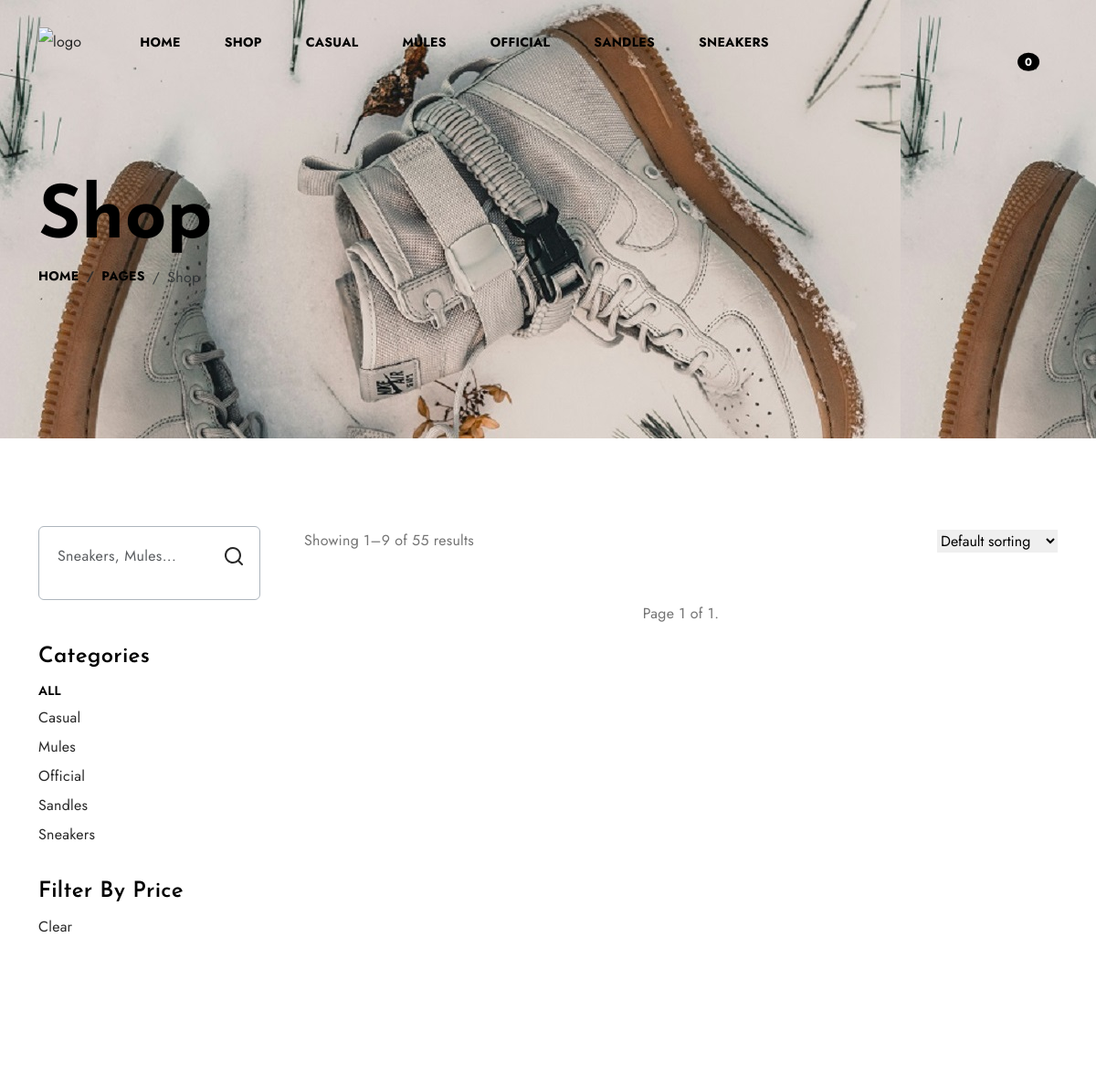
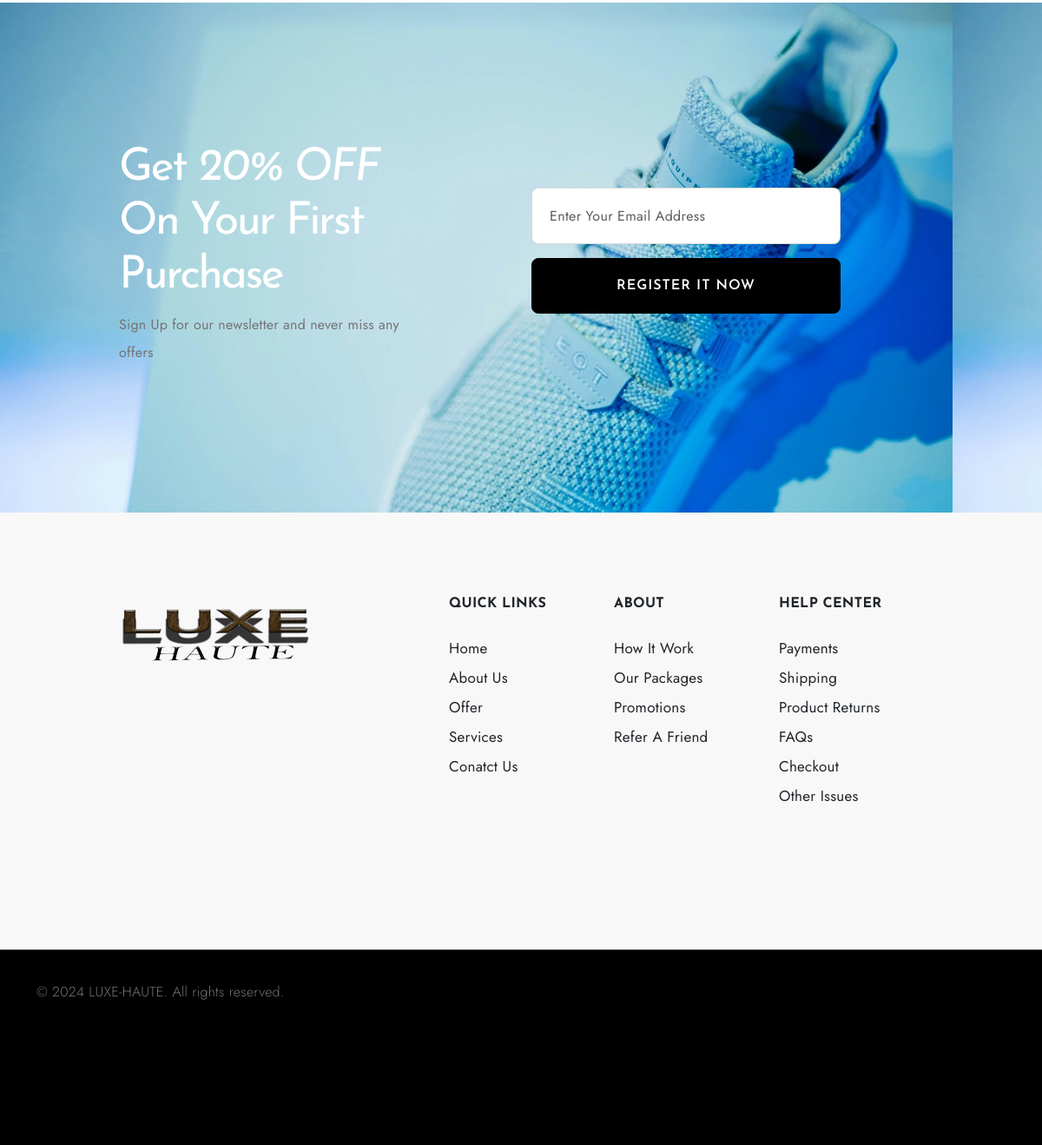
Page /items/?query=&category=2 on the committed database (2 pictures, top to bottom).
### store/models.py (models this page shows, shortened)
class Category(models.Model):
    name = models.CharField(max_length=255)
    image = models.ImageField(null=True, blank=True)
    class Meta:
        ordering = ('name',)
        verbose_name_plural = 'Categories'

### item/views.py (the view)
# urls.py: path('', views.products, name='products'),
def products(request):
    data = cookieCart(request)
    data = cartData(request)
    items = data['items']
    cartItems = data['cartItems']
    query = request.GET.get('query', '')
    category_id = request.GET.get('category', 0)
    categories = Category.objects.all()
    products = Product.objects.filter()
    paginator = Paginator(products, 10)
    page_number = request.GET.get('page')
    page_obj = paginator.get_page(page_number)
    if category_id:
        products = products.filter(category_id=category_id)
    if query:
        products = products.filter(Q(name__icontains=query) | Q(description__icontains=query))
    return render(request, 'item/items.html', {
        'products': products,
        'query': query,
        'cartItems': cartItems,
        'categories': categories,
        'items': items,
        'category_id': int(category_id),
        'page_obj': page_obj
    })

### store/context_processors.py (called while the page is built)
def navbar_categories(request):
    categories = Category.objects.all()
    return {'navbar_categories': categories}

### store/utils.py (called while the page is built, shortened)
def cookieCart(request):
    try:
        cart = json.loads(request.COOKIES['cart'])
    except:
        cart = {}
        print('Cart:', cart)
    items = []
    order = {'get_cart_total': 0, 'get_cart_items': 0, 'shipping': False}
    cartItems = order['get_cart_items']
    return {'cartItems':cartItems ,'order':order, 'items':items}

def cartData(request):
    if request.user.is_authenticated:
        customer = request.user.customer
        order, created = Order.objects.get_or_create(customer=customer, complete=False)
        items = order.orderitem_set.all()
        cartItems = order.get_cart_items
    else:
        cookieData = cookieCart(request)
        cartItems = cookieData['cartItems']
        order = cookieData['order']
        items = cookieData['items']
    return {'cartItems':cartItems ,'order':order, 'items':items}

### item/templates/item/items.html (shortened to what this page needs)
{% extends 'store/main.html' %}
{% load static %}
{% block content %}
  <section id="banner" style="background-image:url({% static 'images/banner-img2.jpg' %});">
    <div class="container padding-medium-2">
      <div class="hero-content ">
        <h2 class="display-1 fw-bold mt-5 mb-0">Shop</h2>
        <nav class="breadcrumb">
          <a class="breadcrumb-item nav-link" href="#">Home</a>
          <a class="breadcrumb-item fw-bold nav-link" href="#">Pages</a>
          <span class="breadcrumb-item active" aria-current="page">Shop</span>
        </nav>
      </div>
    </div>
  </section>
  <section id="shop">
    <div class="container py-5 my-5">
      <div class="row flex-md-row-reverse g-md-5 mb-5">
        <main class="col-md-9">
          <div class="filter-shop d-md-flex justify-content-between align-items-center">
            <div class="showing-product">
              <p class="m-0">Showing 1–9 of 55 results</p>
            </div>
            <div class="sort-by">
              <select class="filter-categories border-0 m-0">
                <option value="">Default sorting</option>
              </select>
            </div>
          </div>
          <nav class="navigation paging-navigation text-center mt-5" role="navigation">
            <div class="pagination loop-pagination d-flex justify-content-center align-items-center">
            <span class="current">
                Page {{ page_obj.number }} of {{ page_obj.paginator.num_pages }}.
            </span>
            </div>
          </nav>
        </main>
        <aside class="col-md-3 mt-5">
          <div class="sidebar">
            <div class="widget-menu">
              <div class="widget-search-bar">
                <div class="search-bar border rounded-2 border-dark-subtle pe-3">
                  <form role="search" method="get" id="search-form" class="text-center d-flex align-items-center" action="" method="">
                    <input  name="query" type="text" class="form-control border-0 bg-transparent" placeholder="Sneakers, mules..." value="{{ query }}" />
                    <a href="{% url 'product:products' %}">
                    <svg xmlns="http://www.w3.org/2000/svg" width="24" height="24" viewBox="0 0 24 24">
                      <path fill="currentColor"
                        d="M21.71 20.29L18 16.61A9 9 0 1 0 16.61 18l3.68 3.68a1 1 0 0 0 1.42 0a1 1 0 0 0 0-1.39ZM11 18a7 7 0 1 1 7-7a7 7 0 0 1-7 7Z" />
                    </svg>
                    </a>
                  </form>
                </div>
              </div>
            </div>
            <div class="widget-product-categories pt-5">
              <h4 class="widget-title">Categories</h4>
              <ul class="product-categories sidebar-list list-unstyled">
                <li class="cat-item">
                  <a href="{% url 'product:products' %}" class="nav-link fw-semibold">All</a>
                </li>
                {% for category in categories %}
                <li class="cat-item {% if category.id == category_id %}bg-gray-200{% endif %}">
                   <a href="{% url 'product:products' %}?query={{ query }}&category={{ category.id }}">{{ category.name }}</a>
                </li>
                {% endfor %}
              </ul>
            </div>
            <div class="widget-price-filter pt-3">
              <h4 class="widget-titlewidget-title">Filter By Price</h4>
              <ul class="product-tags sidebar-list list-unstyled">
                <li class="tags-item">
                  <a href="{% url 'product:products' %}">Clear</a>
                </li>
              </ul>
            </div>
          </div>
        </aside>
      </div>
    </div>
  </section>
{% endblock %}

### store/templates/store/main.html (shortened to what this page needs)
{% load static %}
<head>
<link rel="stylesheet" href="https://cdn.jsdelivr.net/npm/swiper@9/swiper-bundle.min.css" />
<link rel="stylesheet" type="text/css" href="{% static 'icomoon/icomoon.css' %}">
<link href="https://cdn.jsdelivr.net/npm/bootstrap@5.3.0-alpha3/dist/css/bootstrap.min.css" rel="stylesheet"
>
<link rel="stylesheet" type="text/css" href="{% static 'css/vendor.css' %}">
<link rel="stylesheet" type="text/css" href="{% static 'css/style.css' %}">
</head>
<body>
  <nav class="main-menu d-flex navbar fixed-top navbar-expand-lg py-4 ">
    <div class="container">
      <div class="main-logo">
        <a href="{% url 'store:store' %}">
          <img src=#" alt="logo" class="img-fluid">
        </a>
      </div>
      <div class="offcanvas offcanvas-end" tabindex="-1" id="offcanvasNavbar" aria-labelledby="offcanvasNavbarLabel">
        <div class="offcanvas-body justify-content-between">
          <ul class="navbar-nav menu-list list-unstyled d-flex gap-md-3 ps-lg-5 mb-0">
            <li class="nav-item">
              <a href="{% url 'store:store' %}" class="nav-link mx-2 active">Home</a>
            </li>
            <li class="nav-item">
              <a href="{% url 'product:products' %}" class="nav-link mx-2 active">Shop</a>
            </li>
          {% for category in  navbar_categories %}
            <li class="nav-item {% if category.id == category_id %}{% endif %}">
              <a class="nav-link mx-2" href="{% url 'product:products' %}?query={{ query }}&category={{ category.id }}">{{ category.name }}</a>
            </li>
            {% endfor %}
          </ul>
          <div class="d-none d-lg-flex align-items-end">
            <ul class="d-flex justify-content-end list-unstyled m-0">
              <li class="">
                <a href="{% url 'store:cart' %}" >
                  <span class="position-absolute translate-middle badge rounded-circle bg-primary">
                    {{cartItems}}
                  </span>
                </a>
              </li>
            </ul>
          </div>
        </div>
      </div>
    </div>
  </nav>
   {% block content %}
  {% endblock %}
  <section id="register" style="background-image:url({% static 'images/background-img.jpg' %});">
    <div class="container padding-medium">
      <div class="row banner-content align-items-center">
        <div class="col-md-4 offset-md-1">
          <h2 class="register-text text-white mt-3">Get <span> <em>20% OFF</em> </span> on your first purchase</h2>
          <p class="mb-4">Sign Up for our newsletter and never miss any offers</p>
        </div>
        <div class="col-md-4 offset-md-1">
          <form>
            <div class="mb-3">
              <input type="email" class="form-control form-control-lg rounded-3" name="email" id="email"
                placeholder="Enter Your Email Address">
            </div>
            <div class="d-grid gap-2">
              <button type="submit" class="btn btn-dark btn-lg rounded-3">Register it now</button>
            </div>
          </form>
        </div>
      </div>
    </div>
  </section>
  <footer id="footer" class="bg-light">
    <div class="container padding-medium pt-5">
      <div class="row mt-5">
        <div class="col-md-4 offset-md-1">
          <div class="footer-menu">
            <img src="{% static 'images/LOGO6.png' %}" alt="logo">
          </div>
        </div>
        <div class="col-md-2">
          <div class="footer-menu">
            <h6 class="text-uppercase fw-bold text-dark mb-4">Quick Links</h6>
            <ul class="menu-list list-unstyled">
              <li class="menu-item">
                <a href="#" class="footer-link text-dark">Home</a>
              </li>
              <li class="menu-item ">
                <a href="#" class="footer-link text-dark">About us</a>
              </li>
              <li class="menu-item">
                <a href="#" class="footer-link text-dark">Offer </a>
              </li>
              <li class="menu-item">
                <a href="#" class="footer-link text-dark">Services</a>
              </li>
              <li class="menu-item">
                <a href="#" class="footer-link text-dark">Conatct Us</a>
              </li>
            </ul>
          </div>
        </div>
        <div class="col-md-2">
          <div class="footer-menu">
            <h6 class="text-uppercase fw-bold text-dark mb-4">About</h6>
            <ul class="menu-list list-unstyled">
              <li class="menu-item">
                <a href="#" class="footer-link text-dark">How It Work</a>
              </li>
              <li class="menu-item">
                <a href="#" class="footer-link text-dark">Our Packages</a>
              </li>
              <li class="menu-item">
                <a href="#" class="footer-link text-dark">promotions</a>
              </li>
              <li class="menu-item">
                <a href="#" class="footer-link text-dark">refer a friend</a>
              </li>
            </ul>
          </div>
        </div>
        <div class="col-md-2">
          <div class="footer-menu">
            <h6 class="text-uppercase fw-bold text-dark mb-4">Help Center</h6>
            <ul class="menu-list list-unstyled">
              <li class="menu-item">
                <a href="#" class="footer-link text-dark">Payments</a>
              </li>
              <li class="menu-item">
                <a href="#" class="footer-link text-dark">Shipping</a>
              </li>
              <li class="menu-item">
                <a href="#" class="footer-link text-dark">Product returns </a>
              </li>
              <li class="menu-item">
                <a href="#" class="footer-link text-dark">FAQs</a>
              </li>
              <li class="menu-item">
                <a href="#" class="footer-link text-dark">Checkout</a>
              </li>
              <li class="menu-item">
                <a href="#" class="footer-link text-dark">other Issues</a>
              </li>
            </ul>
          </div>
        </div>
      </div>
    </div>
  </footer>
  <div id="footer-bottom" class="bg-black">
    <hr class="m-0">
    <div class="container padding-medium pt-3">
      <div class="row mt-3">
        <div class="col-md-6 copyright">
          <p class="secondary-font">© 2024 LUXE-HAUTE. All rights reserved.</p>
        </div>
      </div>
    </div>
  </div>
</body>
</html>

### static/css/style.css (style rules this page uses)
body { --bs-link-color: #333; --bs-link-hover-color: #333; --bs-link-color-rgb: 40, 40, 40; --bs-link-hover-color-rgb: 0, 0, 0; --bs-light-rgb: 248, 248, 248; --bs-font-sans-serif: 'Jost', sans-serif; --bs-body-font-family: var(--bs-font-sans-serif); --bs-body-font-size: 1rem; --bs-body-font-weight: 400; --bs-body-line-height: 2; --bs-body-color: #747474; --bs-primary: #000000; --bs-primary-rgb: 0, 0, 0; --bs-primary-bg-subtle: #FFF9EB; --bs-border-color: #F7F7F7; --bs-secondary-rgb: 230, 243, 251; --bs-success-rgb: 238, 245, 228; --bs-danger-rgb: 249, 235, 231; --bs-warning-rgb: 255, 249, 235; --bs-info-rgb: 230, 243, 250; }
.btn { --bs-btn-font-family: var(--heading-font); }
.btn-dark { font-size: 1rem; font-weight: 600; letter-spacing: 0.06rem; padding: 1.2rem 3rem; transition: all 0.3s ease-in; text-transform: uppercase; --bs-btn-color: #fff; --bs-btn-bg: #000; --bs-btn-border-color: #000; --bs-btn-hover-color: #fff; --bs-btn-hover-bg: #212529; --bs-btn-hover-border-color: #212529; --bs-btn-focus-shadow-rgb: 66, 70, 73; --bs-btn-active-color: #fff; --bs-btn-active-bg: #000; --bs-btn-active-border-color: #000; --bs-btn-active-shadow: inset 0 3px 5px rgba(0, 0, 0, 0.125); --bs-btn-disabled-color: #fff; --bs-btn-disabled-bg: #000; --bs-btn-disabled-border-color: #000; }
body { letter-spacing: 0.01625rem; }
h1, h2, h3, h4, h5, h6 { font-family: var(--heading-font); color: var(--accent-color); font-weight: 600; text-transform: capitalize; }
a { text-decoration: none; }
.secondary-font { font-family: var(--secondary-font); font-weight: 300; }
.padding-medium { padding-top: 9rem; padding-bottom: 9rem; }
.padding-medium-2 { padding-top: 9rem; padding-bottom: 9rem; }
.search-bar { border: 1px solid #EAEAEA; }
.navbar-nav .nav-link.active, .navbar-nav .nav-link.show { color: var(--bs-navbar-active-color); }
.nav-link { color: #000; font-size: 0.875rem; font-weight: 700; text-transform: uppercase; }
.register-text { color: #FFF; font-size: 3.25rem; font-style: normal; font-weight: 400; line-height: 3.9rem; letter-spacing: -0.1625rem; }
.form-control { font-size: 1rem; color: #908F8D; line-height: normal; letter-spacing: 0.02125rem; text-transform: capitalize; border-radius: 0.25rem; border: 1px solid rgba(65, 64, 62, 0.20); background: #FFF; display: flex; padding: 1.25rem 0rem 1.25rem 1.25rem; align-items: center; gap: 0.375rem; align-self: stretch; }
a.footer-link { color: #A1A1A1; font-size: 1.0625rem; text-transform: capitalize; }

### rows in the picture
Category: name "CASUAL", name "Casual"
Category: name "MULES", name "Mules"
Category: name "OFFICIAL", name "Official"
Category: name "SANDLES", name "Sandles"
Category: name "SNEAKERS", name "Sneakers"

### other values in the picture
{{ cartItems }} "0"
{{ page_obj.number }} "1"
{{ page_obj.paginator.num_pages }} "1"
